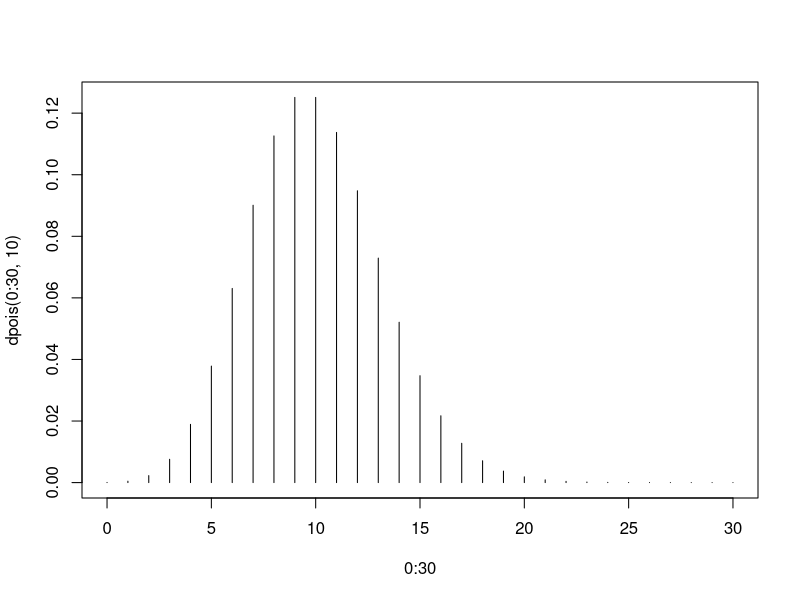
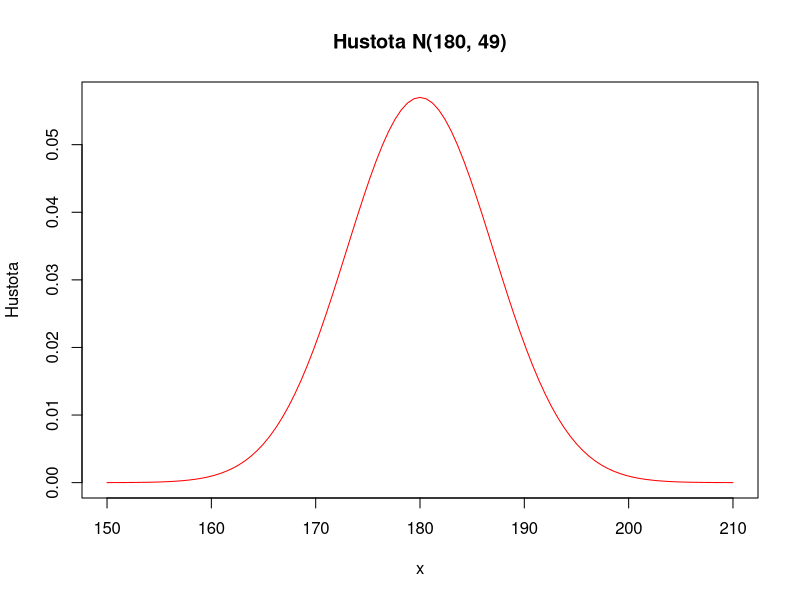
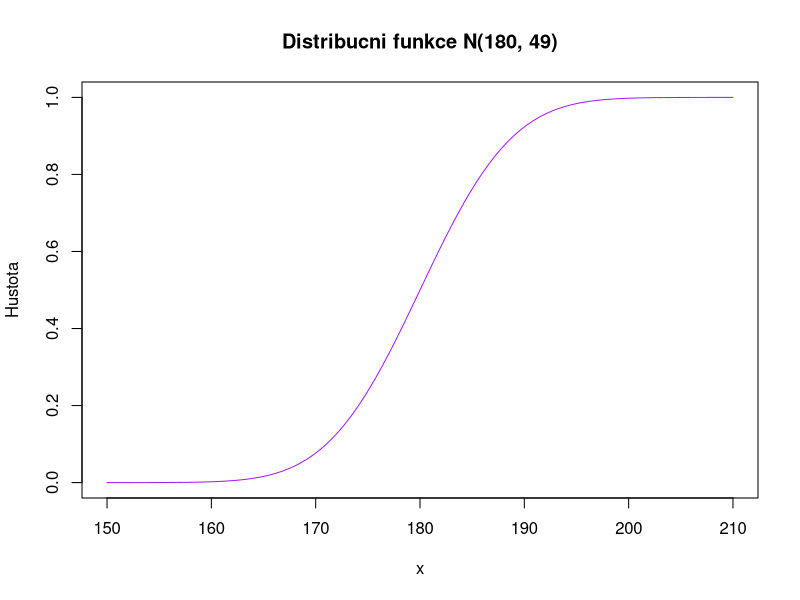
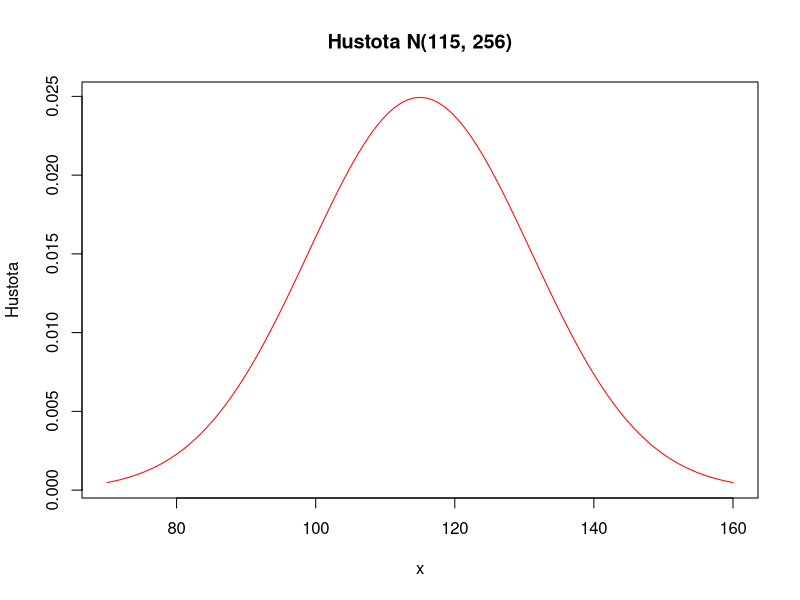
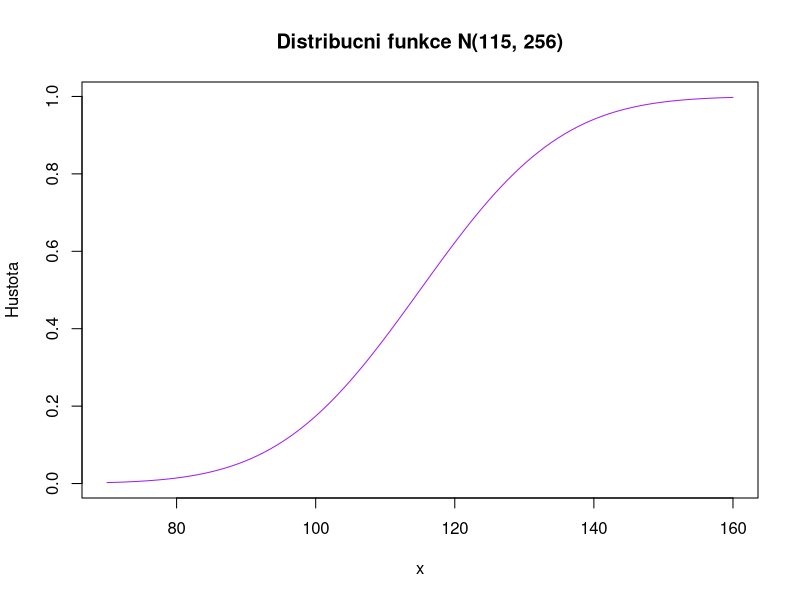
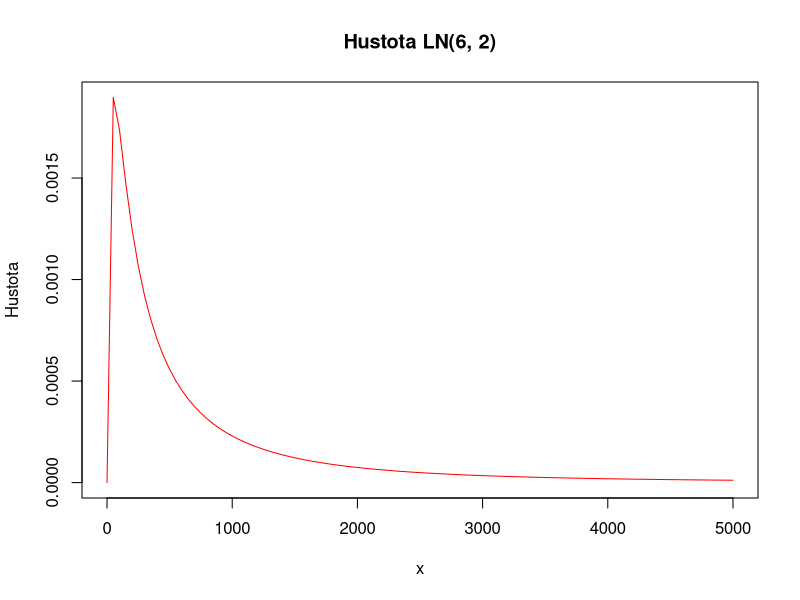
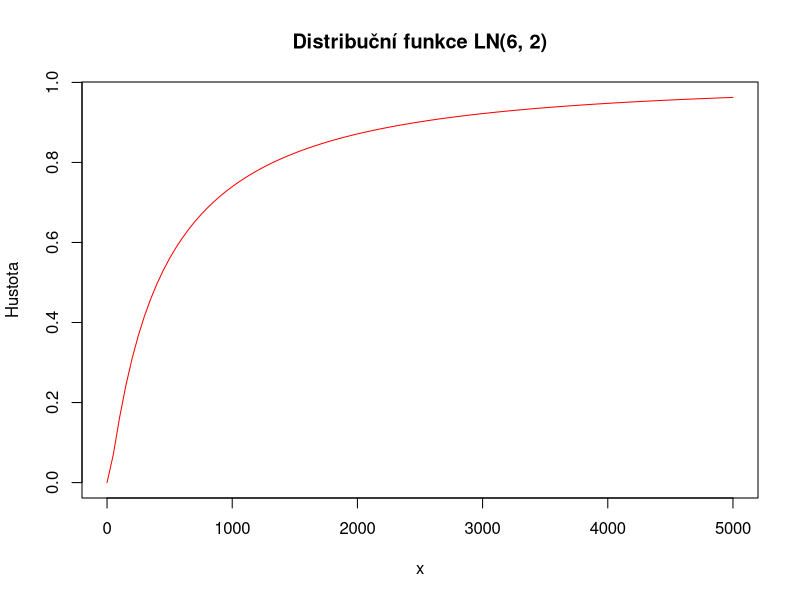
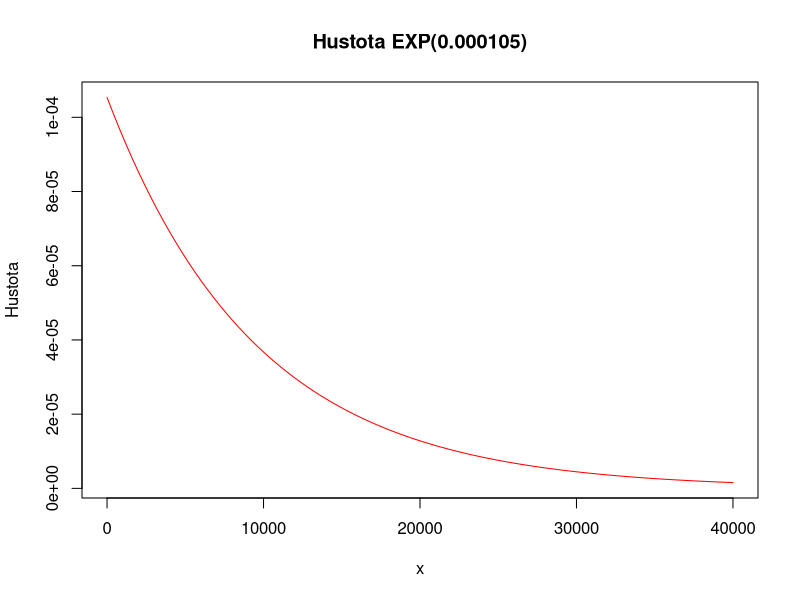

The R script that drew these images, in order:
#############################
### Priklady na pravdepodobnost

### Diskretni rozdeleni
## Binomicke rozdeleni: n - pocet pokusu, p - pst uspechu
#   pocet uspechu v n-pokusech
# pbinom(k,n,p) - distribucni funkce
# dbinom(k,n,p) - pravdepodobnostni funcke
# stredni hodnota n*p
# rozptyl n*p*(1-p)

#Příklad 7
#a) ohlásí dva bankrot (x <= 1)
1-pbinom(1,100,0.035)
#b)
#P(x=3) + P(x=4) + P(x=5)
sum(dbinom(3:5, 100, 0.035))
#P(x=5) - (P<=2)
pbinom(5, 100,0.035)-pbinom(2,100,0.035)

#Příklad 8
#a)
dbinom(2,20,0.02)
#b)
dbinom(0,20,0.02)
#c)
pbinom(2,20,0.02)

#Příklad 9
pbinom(5,500,0.01)

#Příklad 10
#p=0,25 n=100 P(x>=35) = 1-P(x<34)
1-pbinom(34,100,1/4)

## Hypergeometricke rozdeleni: w - pocet bilych kouli v osudi, b - pocet cernych kouli v osudi
#   n - pocet kouli tazenych z osudi
#   pocet bilych kouli mezi n tazenymi
# phyper(k,w,b,n) - distribucni funkce
# dhyper(k,w,b,n) - pravdepodobnostni funcke
# stredni hodnota n*w/(w+b)
# rozptyl (n*w/(w+b))*(1-w/(w+b))*((w+b-n)/(w+b-1))

#Příklad 5 (počet spolehlivých s úvěrem, počet spolehlivých, počet nespolehlivých, kolika dává banka úvěr)
dhyper(15,35,15,20)

## Geometricke rozdeleni: p - pravdepodobnost uspechu
# cekani na prvni uspech, do prikazu se zadava pocet neuspechu pred prvnim uspechem
# pgeom(k,p) - distribucni funkce
# dgeom(k,p) - pravdepodobnostni funcke
# stredni hodnota (1-p)/p
# rozptyl (1-p)/p^2

#Příklad 15
#p=1-0.5076
#první budou 3 ženy, pak muž P(x=3)
dgeom(3, 1-0.5076)
#1-P(x<=9)
1-pgeom(9,0.4882)
#Binomické
pbinom(0,10,0.4882)
#kolik pokusů
(1-0.4882)/0.4882


## Poissonovo rozdeleni: lambda - stredni hodnota
# pocet udalosti
# ppois(k,lambda) - distribucni funkce
# dpois(k,lambda) - pravdepodobnostni funcke
# stredni hodnota lambda
# rozptyl lambda

#Příklad 6
#(přijde právě 5, průměr zákazníků za den)
dpois(5, 5)
#(přijde více jak 4, průměr zákazníků za den)
1-ppois(4, 5)

#Příklad 14
#a) 30/60*4=2 P(>=1) => 1-P(x<0)
1-ppois(0,2)
#b) 30/60*5=2.5
ppois(0,2.5)
#c) 30/60*10
dpois(5,5)
#d) 30/60*20
#kvantilová fce (inverzní od distibuční)
qpois(0.99,10)
plot(0:30,dpois(0:30,10),type = "h")


## Negativni binomicke rozdeleni: n - pocet uspechu, p - pst uspechu
# pnbinom(k,n,p) - distribucni funkce
# dnbinom(k,n,p) - pravdepodobnostni funcke

### Spojita rozdeleni
## Normalni rozdeleni: mu - stredni hodnota, sigma - smerodatna odchylka
# pnorm(x,mu,sigma) - distribucni funkce
# qnorm(x,mu,sigma) - kvantilová funkce

# hustota - vyska dospelych muzu
curve(dnorm(x,180,7),from=150,to=210, main="Hustota N(180, 49)",col="red",ylab="Hustota")
# distribucni funkce - vyska dospelych muzu
curve(pnorm(x,180,7),from=150,to=210, main="Distribucni funkce N(180, 49)",col="purple",ylab="Hustota")

#Příklad S1 Spojitá
curve(dnorm(x,115,sqrt(256)),from=70,to=160, main="Hustota N(115, 256)",col="red",ylab="Hustota")
curve(pnorm(x,115,16),from=70,to=160, main="Distribucni funkce N(115, 256)",col="purple",ylab="Hustota")
#a)
pnorm(120, 115, 16)
#b)
1-pnorm(105,115,16)
#c
pnorm(130,115,16)-pnorm(100,115,16)

#Příklad S5
#a)
1-pnorm(0.5,2,3)
#b)
pnorm(-1.2,2,3)
#c)
pnorm(1,2,3)-pnorm(-0.5,2,3)

#Příklad S3
qnorm(1/4,2,sqrt(5)) #spodní kvanil
qnorm(2/4,2,sqrt(5)) #půl kvantil
qnorm(3/4,2,sqrt(5)) #horní kvantil
qnorm(3/4,2,sqrt(5))-qnorm(1/4,2,sqrt(5)) #mezikvantilové rozpětí

#Příklad S4
qlnorm(1/2,6,sqrt(6))

curve(dlnorm(x,6,sqrt(2)),from=0.01,to=5000, main="Hustota LN(6, 2)",col="red",ylab="Hustota")
qlnorm(95/100,6,sqrt(2))

curve(plnorm(x,6,sqrt(2)),from=0.01,to=5000, main="Distribuční funkce LN(6, 2)",col="red",ylab="Hustota")

#Příklad S6
1-pnorm(18,23,sqrt(25))
pnorm(22,23,sqrt(25))-pnorm(8,23,sqrt(25))
qnorm(0.95,23,sqrt(25))
qnorm(0.25,23,sqrt(25))
c(qnorm(0.025,23,sqrt(25)), qnorm(0.975,23,sqrt(25)))

#Příklad S7
# 1.645=(x-20)/sqrt(25)
x = 1.645*sqrt(25)+20

## Lognormalni rozdeleni: mu , sigma (velicina ln(X) ~ N(mu, sigma^2))
# plnorm(x,mu,sigma) - distribucni funkce
# stredni hodnota exp(mu+sigma^2/2)
# rozptyl (exp(sigma^2)+2)*exp(2*mu+sigma^2)

## Exponencialni rozdeleni: int - intenzita
# pexp(x,int) - distribucni funkce
# qexp(x, int) - kvantilova funkce
# distribucni funkce P(X <= t) = 1 - exp(-int*t)
# stredni hodnota 1/int
# rozptyl 1/int^2

#Příklad S11 - distribuční fce
# 0,1 = 1-exp(-lamba*1000)
lamba = log(0.9)/1000*(-1)
# lambda = intenzita
1/lamba
1-pexp(365 ,lamba)
pexp(700, lamba)-pexp(200, lamba)
curve(dexp(x,lamba),from=0.01,to=40000, main="Hustota EXP(0.000105)",col="red",ylab="Hustota")

#Příklad S13
lamba=1/2000
#P(X >= 3000) = 1 - pexp()
1-pexp(3000, lamba)
#P(x <= 2000) = pexp()
pexp(2000, lamba)

qexp(0.05, lamba)

#################################
### Centralni limitni veta
## Rozdeleni souctu nezavislych, stejne rozdelenych nahodnych velicina
#  konverguje k normalnimu pro pocet techto velicin rostouci nade vsechny meze.

library(TeachingDemos)
clt.examp(1)
clt.examp(2)
clt.examp(5)
clt.examp(10)
clt.examp(50)
